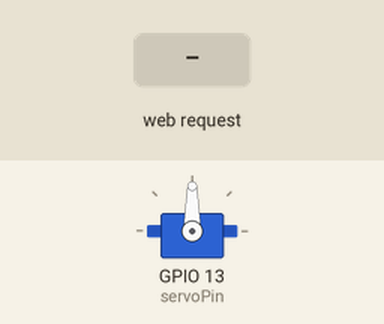
This program was run on a simulated ESP32. On the bench: servo. The test bench sets the inputs (shaded band). WiFi joins after 1.5 s; servers stay silent unless stated; storage starts empty; what the program prints to the serial monitor is not drawn.

Above: at 3.2 s.
3.3 s: HTTP request GET /toggle-light received
Timing chart, 0 to 6.3 s (numbered marks = the images above; inputs shaded):
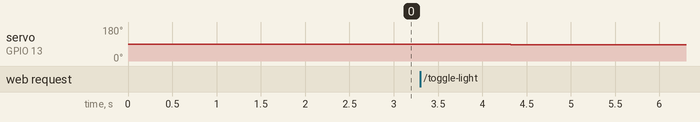

Measured:
- after the input at 3.3 s, servo on GPIO 13 (servoPin): 90° → 85° after 1.0 s

The program:

main.cpp
```cpp
#include <Arduino.h>
#include <ESP32Servo.h>
#include <WiFi.h>
#include <ESPAsyncWebServer.h>
#include <SPIFFS.h>

const char* ssid = "1614";
const char* password = "QWERTY12345";
AsyncWebServer server(80); // HTTP server on port 80

Servo servo;  // create servo object to control a servo
int servoPin = 13; // GPIO pin for servo control
int pos =0;    // variable to store the servo position

bool isLightOn = false; // State of the light


void setup() {
    Serial.begin(115200);

	// Set up WiFi
    WiFi.begin(ssid, password);

    while (WiFi.status() != WL_CONNECTED) {
        delay(1000);
        Serial.println("Connecting to WiFi...");
    }

	Serial.println("");
	Serial.print("Connected, IP address: ");
	Serial.println(WiFi.localIP());

	// SPIFFS
	if(!SPIFFS.begin(true)){
        Serial.println("An Error has occurred while mounting SPIFFS");
        return;
    }
 	server.on("/", HTTP_GET, [](AsyncWebServerRequest *request){
        request->send(SPIFFS, "/app.html", "text/html");
    });

	// Servos
	ESP32PWM::allocateTimer(0);
	ESP32PWM::allocateTimer(1);
	ESP32PWM::allocateTimer(2);
	ESP32PWM::allocateTimer(3);
	servo.setPeriodHertz(50);    // standard 50 hz servo
	servo.attach(servoPin, 500, 2400);

	// Routes
    server.on("/toggle-light", HTTP_GET, [](AsyncWebServerRequest *request){
        isLightOn = !isLightOn; // Toggle the state
        if(isLightOn) {
            servo.write(25); // Open position
			delay(1000);
			servo.write(85); // Open position
        } else {
            servo.write(145); // Close position
			delay(1000);
			servo.write(85); // Close position
        }
        request->send(200, "text/plain", isLightOn ? "Light On" : "Light Off");
    });


    // Start the server
    server.begin();
}

void loop() {
    // Nothing needed here for the web server
}
```
